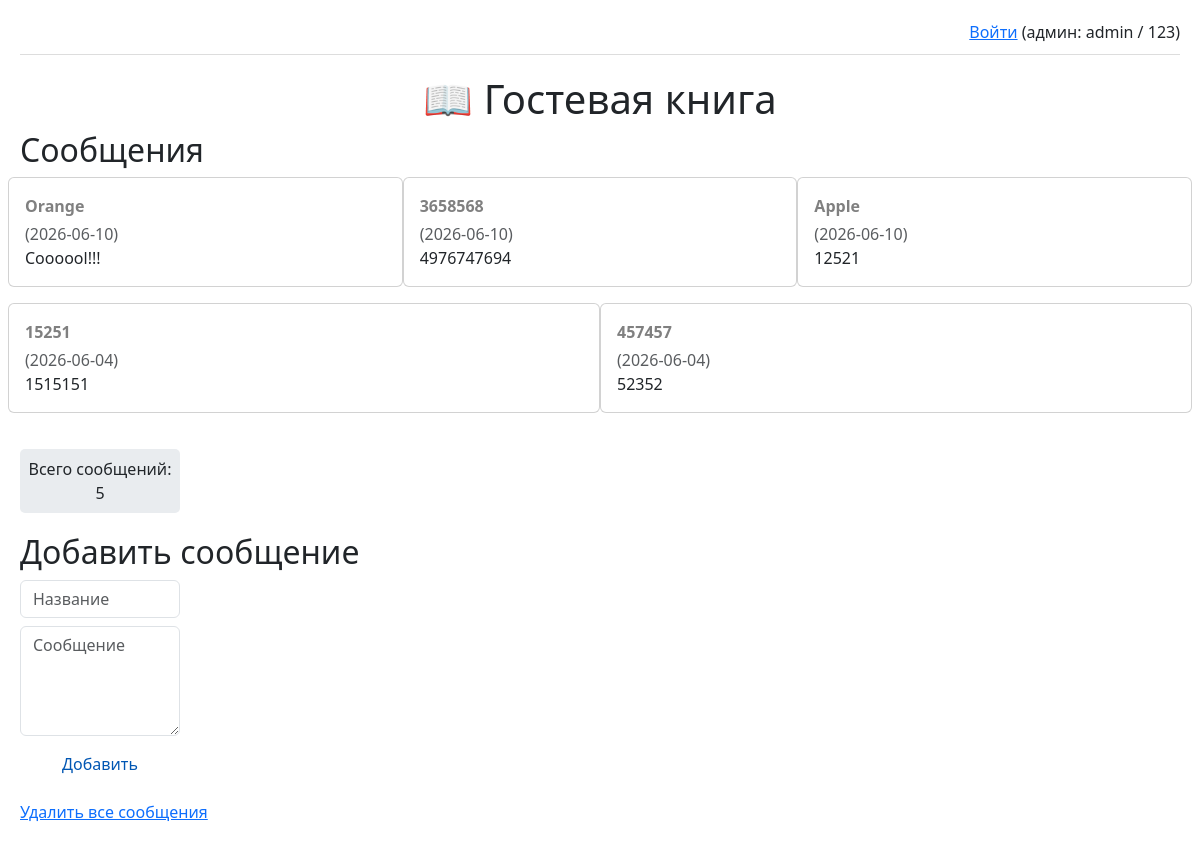
The page / on the database its author committed.
### tables this page shows
CREATE TABLE messages (
            id INTEGER PRIMARY KEY AUTOINCREMENT,
            name TEXT NOT NULL,
            message TEXT NOT NULL,
            created_at DATE NOT NULL
        );

### guestbook/app.py (the view)
@app.route('/')
def index():
    messages = get_all_messages()
    total_count = get_message_count()
    today = date.today().isoformat()
    return render_template(
        'index.html', messages=messages, total_count=total_count, today=today,
        logged_in=session.get('logged_in', False),  # по умолчанию False
        username=session.get('username')  # имя пользователя или None
    )

### guestbook/database.py (called while the page is built)
def get_db_connection():
    conn = sqlite3.connect(DATABASE)
    conn.row_factory = sqlite3.Row
    return conn

def get_all_messages():
    conn = get_db_connection()
    messages = conn.execute(
        'SELECT * FROM messages ORDER BY created_at DESC'
    ).fetchall()
    conn.close()
    return messages

def get_message_count():
    conn = get_db_connection()
    cursor = conn.execute('SELECT COUNT(*) FROM messages')
    count = cursor.fetchone()[0]
    conn.close()
    return count

### guestbook/templates/index.html (shortened to what this page needs)
<!DOCTYPE html>
<html>
<head>
    <link rel="stylesheet" href="static/style.css" required>
    <link href="https://cdn.jsdelivr.net/npm/bootstrap@5.3.0/dist/css/bootstrap.min.css" rel="stylesheet" required>
</head>
<body>
    <div class="auth-links">
        {% if logged_in %}
            Вы вошли как <strong>{{ username }}</strong> |
            <a href="/logout">Выйти</a>
        {% else %}
            <a href="/login">Войти</a> (админ: admin / 123)
        {% endif %}
    </div>
    <h1>📖 Гостевая книга</h1>
    <h2>Сообщения</h2>
    {% if messages %}
        <div class="row justify-content-center">
        {% for msg in messages %}
        <div class="message {% if msg.created_at == today %}fresh{% endif %} card card-body mb-3 col-md-4">
            <strong class="card-title">{{ msg.name }}</strong> <p class="card-subtitle text-muted">({{ msg.created_at }})</p>
            <p class="card-text">{{ msg.message }}</p>
        </div>
        {% endfor %}
        </div>
    {% else %}
        <p>Пока нет сообщений.</p>
    {% endif %}
    <p class="counter"> Всего сообщений: {{ total_count }}</p>
    <h2>Добавить сообщение</h2>
      <form method="POST" action="/add" class="add_message mb-3">
        <input class="form-control" type="text" name="name" placeholder="Название" required>
        <textarea class="form-control" type="text" name="message" rows=4 placeholder="Сообщение" required></textarea>
      <button type="submit">Добавить</button>
  </form>
  <a href="/delete_all/">Удалить все сообщения</a>
</body>
</html>

### guestbook/static/style.css (style rules this page uses)
body { font-family: Arial, sans-serif; background-color:dodgerblue; margin: 0; padding: 20px; }
h1 { text-align: center; color: #333; }
.message { border-bottom: 1px solid #ddd; padding: 10px 0; }
.message strong { color: gray; }
button { background-color: #ffffff; color: #0056b3; padding: 8px 15px; border: none; border-radius: 4px; cursor: pointer; }
.add_message { display: flex; flex-direction: column; gap: 8px; margin: 0 1000px 0 0; }
.counter { background-color: #e9ecef; padding: 8px; border-radius: 5px; text-align: center; margin: 20px 1000px 20px 0; }
.auth-links { text-align: right; margin-bottom: 20px; padding-bottom: 10px; border-bottom: 1px solid #ddd; }

### rows shown on the page
messages: name "Orange", created_at "2026-06-10", message "Coooool!!!"
messages: name "3658568", created_at "2026-06-10", message "4976747694"
messages: name "Apple", created_at "2026-06-10", message "12521"
messages: name "15251", created_at "2026-06-04", message "1515151"
messages: name "457457", created_at "2026-06-04", message "52352"

### other values the page prints
{{ total_count }} "5"
